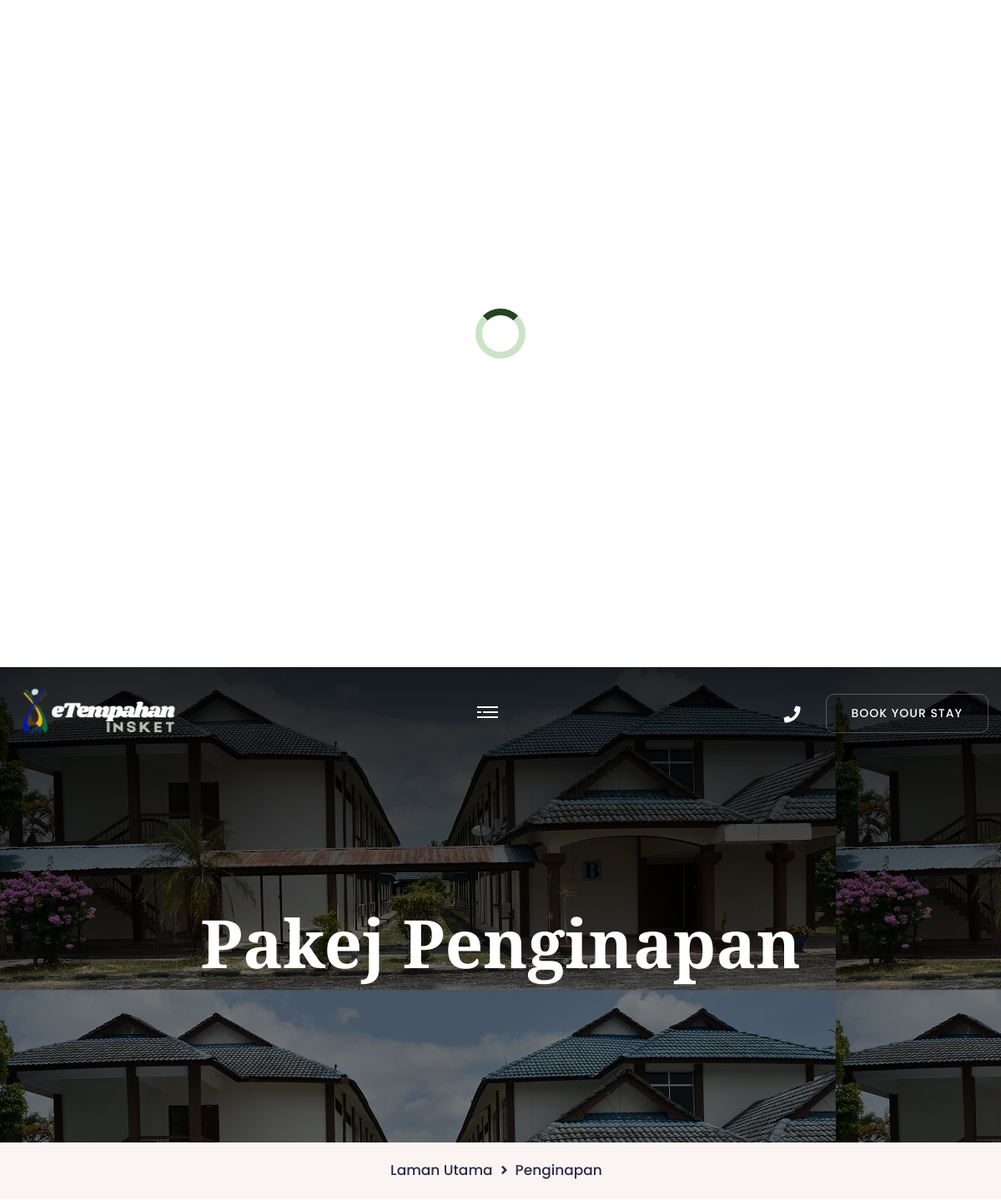
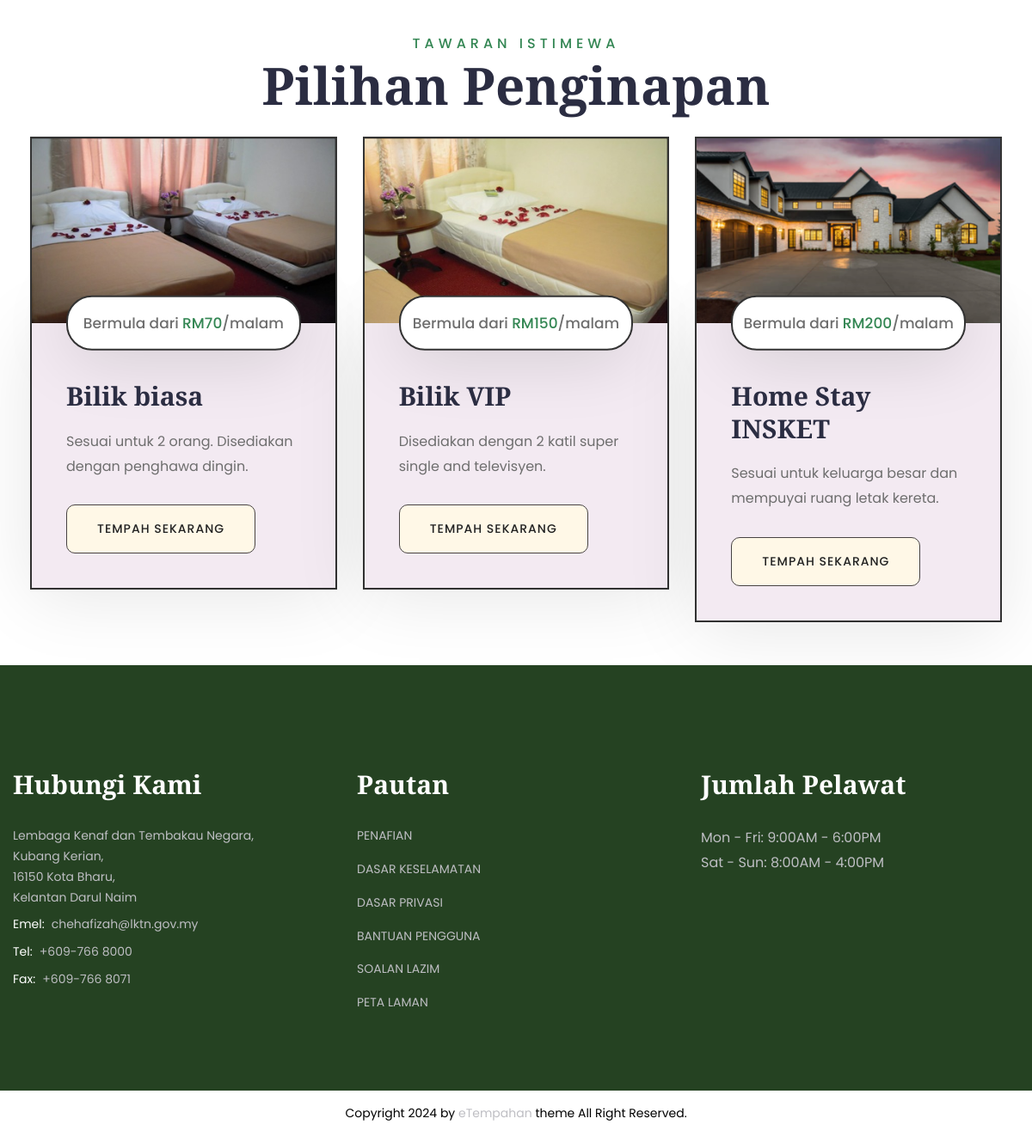
Screenshot of /pakejPenginapan.php with the database file from the repository (2 pictures, top to bottom).
### tables this page shows
CREATE TABLE `bilik_pic` (
  `id_gambar` int(10) NOT NULL,
  `jenis_gambar` varchar(50) NOT NULL,
  `url_gambar` text NOT NULL,
  `id_bilik` int(10) NOT NULL
);

CREATE TABLE `bilik` (
  `id_bilik` int(10) NOT NULL,
  `nama_bilik` varchar(50) NOT NULL,
  `kapasiti` int(4) NOT NULL,
  `jenis_bilik` varchar(15) NOT NULL,
  `harga_semalaman` float NOT NULL,
  `huraian_kemudahan` text NOT NULL,
  `huraian_pendek` text DEFAULT NULL,
  `huraian` text DEFAULT NULL,
  `keluasan` int(10) NOT NULL,
  `id_admin` int(10) DEFAULT NULL
);

### pakejPenginapan.php (the view, shortened to what this page needs)
<!DOCTYPE html>
<html lang="en">
<head>
	<link href="assets/css/bootstrap.css" rel="stylesheet">
	<link href="assets/css/style.css" rel="stylesheet">
	<link href="assets/css/responsive.css" rel="stylesheet">
	<link href="assets/css/color.css" rel="stylesheet">
</head>
<body>
<div class="page-wrapper">
    <div class="loader-wrap">
		<div class="spinner"></div>
	</div>
    <div class="page-title" style="background-image: url(assets/images/background/blok_asarama.webp);">
        <?php
        include 'partials/header.php';
        include("database/database.php");
        ?>
        <div class="auto-container">
            <h1>Pakej Penginapan</h1>
        </div>
    </div>
    <div class="bredcrumb-wrap">
        <div class="auto-container">
            <ul class="bredcrumb-list">
                <li><a href="index.php">Laman Utama</a></li>
                <li>Penginapan</li>
            </ul>
        </div>
    </div>
    <section class="section-padding" style="padding-top: 10px;">
        <div class="auto-container">
            <div class="section_heading text-center mb_30 mt_30">
                <span class="section_heading_title_small">TAWARAN ISTIMEWA</span>
                <h2 class="section_heading_title_big">Pilihan Penginapan</h2>
            </div>
            <div class="row">
                <?php
                $stmt = "SELECT b.id_bilik, b.nama_bilik, b.harga_semalaman, b.huraian_pendek,g.url_gambar FROM bilik b LEFT JOIN bilik_pic g ON b.id_bilik = g.id_bilik WHERE jenis_gambar = 'main';";
                try {
                    $result = $conn->query($stmt);
                } catch (Exception $e) {
                    echo "Error: " . $e->getMessage();
                }
                if ($result->num_rows > 0) {
                    while ($room = $result->fetch_assoc()) {
                        $room_name = $room['nama_bilik'];
                        $short_description = $room['huraian_pendek'];
                        $price = $room['harga_semalaman'];
                        $main_img = $room['url_gambar'];
                        $room_id = $room['id_bilik'];
                ?>
                        <div class="col-lg-4 col-md-6">
                            <div class="room-1-block wow fadeInUp" data-wow-delay=".2s" data-wow-duration="1.2s">
                                <div class="room-1-image hvr-img-zoom-1">
                                    <img src="<?php echo htmlspecialchars($main_img); ?>" alt="">
                                </div>
                                <div class="room-1-content">
                                    <p class="room-1-meta-info">Bermula dari <span class="theme-color">RM<?php echo htmlspecialchars($price); ?></span>/malam</p>
                                    <h4 class="room-1-title mb_20">
                                        <a href="room-details?room_id=<?php echo htmlspecialchars($room_id); ?>.php">
                                            <?php echo htmlspecialchars($room_name); ?>
                                        </a>
                                    </h4>
                                    <p class="room-1-text mb_30"><?php echo htmlspecialchars($short_description); ?></p>
                                    <div class="link-btn">
                                        <a href="room_details.php?room_id=<?php echo htmlspecialchars($room_id); ?>" class="btn-1 btn-alt">Tempah Sekarang <span></span></a>
                                    </div>
                                </div>
                            </div>
                        </div>
                    <?php
                }
                } else {
                    echo "<p>No rooms available at the moment.</p>";
                }
                ?>
            </div>
        </div>
    </section>
    <?php include 'partials/footer.php';?>
</div>
<div class="scroll-to-top">
    <div>
    </div>
</div>
</body>
</html>

### assets/css/responsive.css (style rules this page uses)
@media only screen and (max-width: 7000px) { .page-wrapper { overflow: hidden; } }
@media only screen and (max-width: 1200px) { .section_heading { position: relative; z-index: 1; } }

### assets/css/color.css (style rules this page uses)
:root { --theme-color: #338653; }

### assets/css/elpath.css (style rules this page uses)
.mt_30 { margin-top: 30px; }
.mb_20 { margin-bottom: 20px; }
.mb_30 { margin-bottom: 30px; }

### rows the page displays
bilik_pic: shows a picture, id_bilik.harga_semalaman "70", id_bilik.nama_bilik "Bilik biasa", id_bilik.huraian_pendek "Sesuai untuk 2 orang. Disediakan dengan penghawa dingin."
bilik_pic: shows a picture, id_bilik.harga_semalaman "150", id_bilik.nama_bilik "Bilik VIP", id_bilik.huraian_pendek "Disediakan dengan 2 katil super single and televisyen."
bilik_pic: shows a picture, id_bilik.harga_semalaman "200", id_bilik.nama_bilik "Home Stay INSKET", id_bilik.huraian_pendek "Sesuai untuk keluarga besar dan mempuyai ruang letak kereta."
